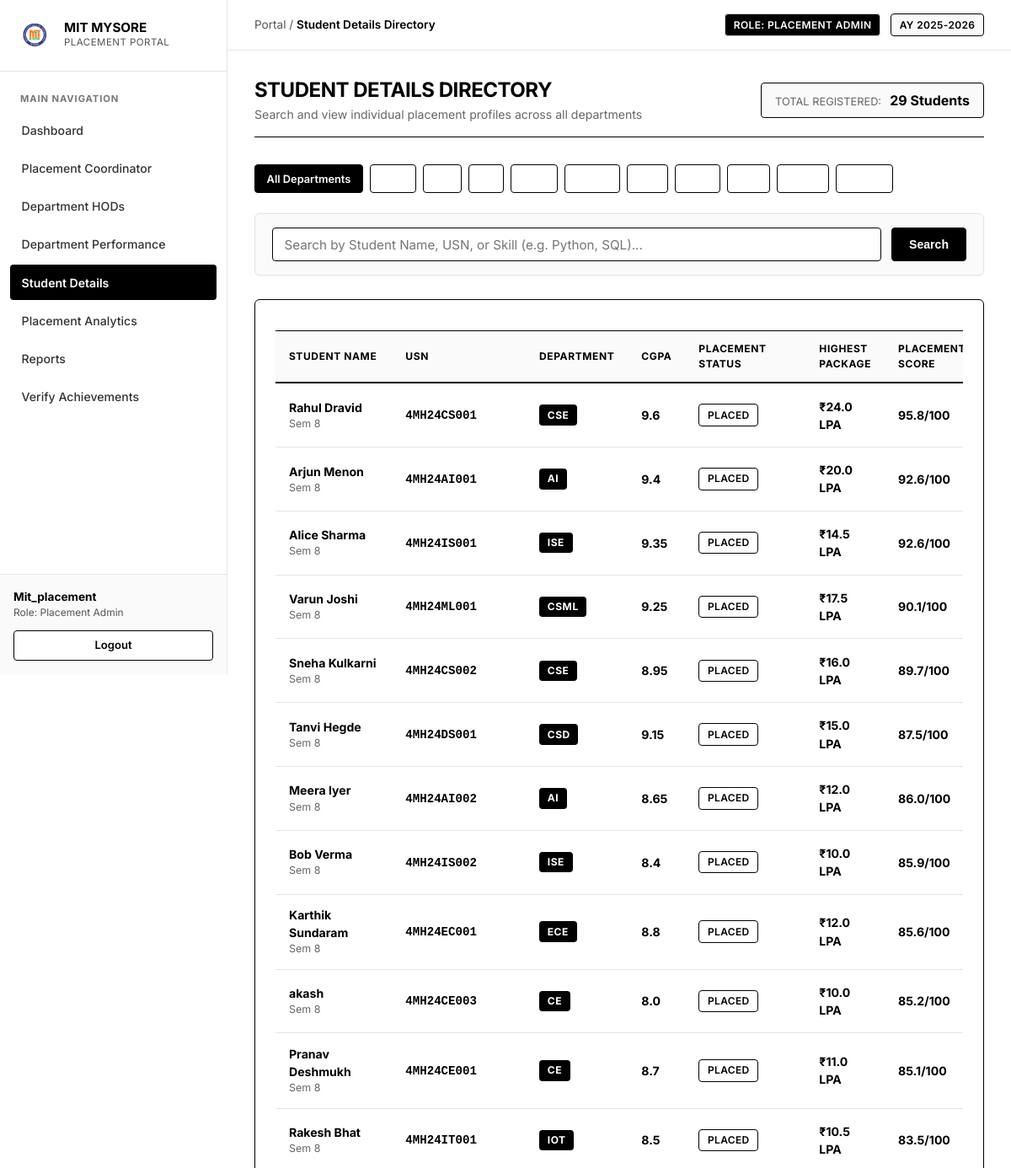
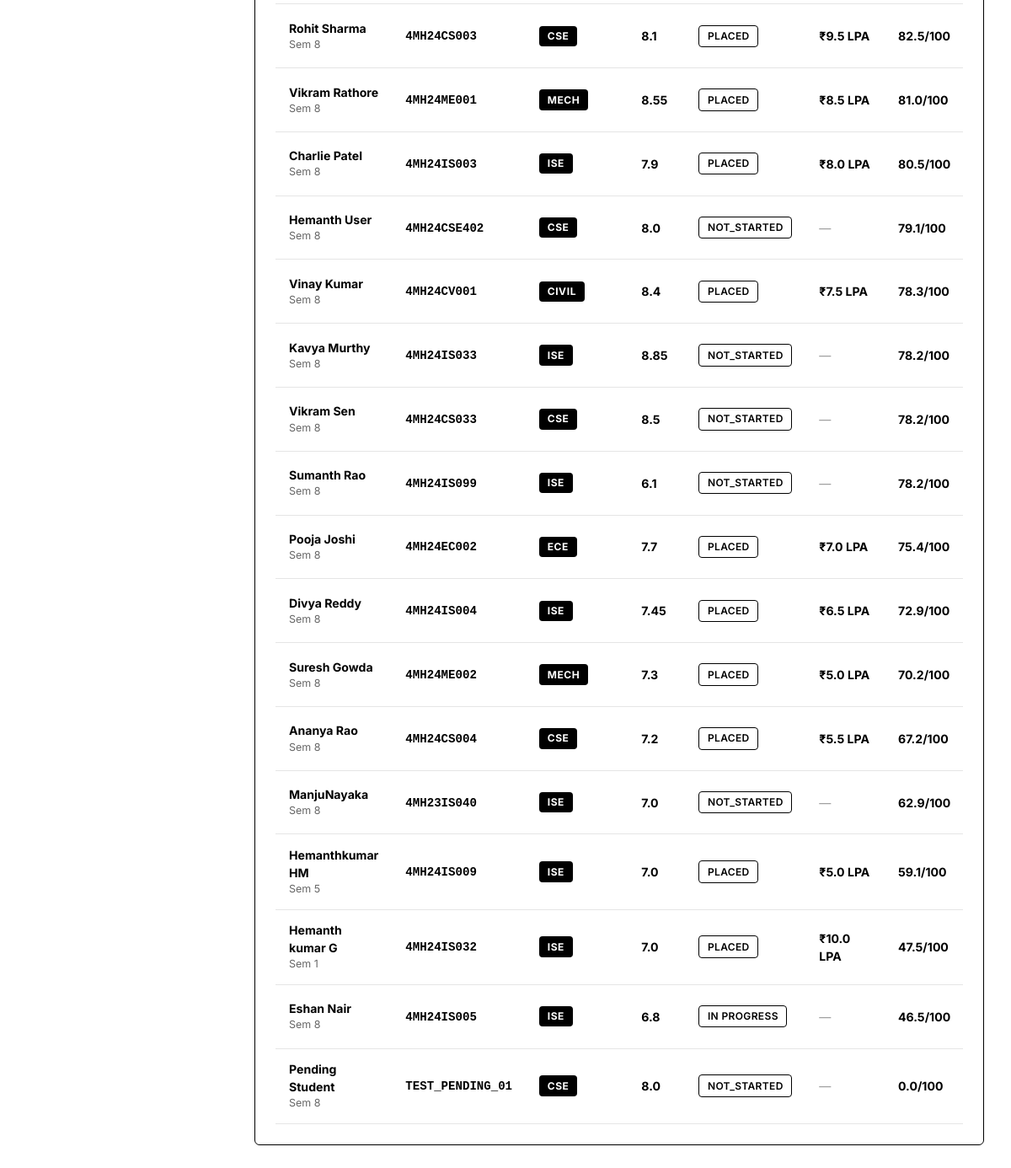
Page /portal/students (signed in) on the committed database (2 pictures, top to bottom).
### models.py (models this page shows, shortened)
class Student(db.Model):
    __tablename__ = 'students'
    usn = db.Column(db.String(20), primary_key=True)
    name = db.Column(db.String(100), nullable=False)
    mobile_number = db.Column(db.String(15), unique=True, nullable=False)
    email = db.Column(db.String(100), unique=True, nullable=True)
    department_id = db.Column(db.Integer, db.ForeignKey('departments.id'), nullable=False)
    semester = db.Column(db.Integer, default=8)
    cgpa = db.Column(db.Float, default=8.0)
    attendance = db.Column(db.Float, default=85.0)
    academic_score = db.Column(db.Float, default=82.0)
    skills = db.Column(db.String(255), default="Python, DSA, SQL")
    programming_languages = db.Column(db.String(255), default="Python, Java, C++")
    technical_skills = db.Column(db.String(255), default="Data Structures, DBMS, Web Development")
    certifications = db.Column(db.String(255), default="Cloud Computing, Full Stack Web Development")
    projects = db.Column(db.Text, default="Smart Placement Portal, AI Resume Screener")
    companies_attended = db.Column(db.Integer, default=0)
    companies_selected = db.Column(db.Integer, default=0)
    offers_count = db.Column(db.Integer, default=0)
    highest_package = db.Column(db.Float, default=0.0)  # in LPA
    average_package = db.Column(db.Float, default=0.0)  # in LPA
    placement_status = db.Column(db.String(50), default="NOT_STARTED") # PLACED, IN_PROCESS, NOT_STARTED, NOT_PLACED
    placement_approval_status = db.Column(db.String(50), default="APPROVED") # PENDING, APPROVED, REJECTED
    approved_by = db.Column(db.String(100), nullable=True)
    approved_at = db.Column(db.DateTime, nullable=True)
    rejected_by = db.Column(db.String(100), nullable=True)
    rejected_at = db.Column(db.DateTime, nullable=True)
    rejection_reason = db.Column(db.Text, nullable=True)
    resume = db.Column(db.String(255), default="Resume_Uploaded.pdf")
    performance = db.relationship('PerformanceRecord', backref='student', uselist=False, lazy=True)
    account_link = db.relationship('StudentAccountLink', backref='student', uselist=False, lazy=True)
    recommendations = db.relationship('LearningRecommendation', backref='student', lazy=True, order_by='LearningRecommendation.created_at.desc()')
    youtube_lessons = db.relationship('YouTubeLesson', backref='student', lazy=True, order_by='YouTubeLesson.created_at.desc()')
    quiz_attempts = db.relationship('QuizAttempt', backref='student', lazy=True, order_by='QuizAttempt.attempted_at.desc()')
    interview_sessions = db.relationship('MockInterviewSession', backref='student', lazy=True, order_by='MockInterviewSession.started_at.desc()')
    course_progress = db.relationship('StudentCourseProgress', backref='student', lazy=True, cascade='all, delete-orphan', order_by='StudentCourseProgress.saved_at.desc()')
    event_actions = db.relationship('StudentEventAction', backref='student', lazy=True, cascade='all, delete-orphan', order_by='StudentEventAction.updated_at.desc()')
    achievements = db.relationship('StudentAchievement', backref='student', lazy=True, cascade='all, delete-orphan', order_by='StudentAchievement.completion_date.desc()')
    notifications = db.relationship('StudentNotification', backref='student', lazy=True, cascade='all, delete-orphan', order_by='StudentNotification.created_at.desc()')
    preference = db.relationship('StudentPreference', backref='student', uselist=False, lazy=True, cascade='all, delete-orphan')
    provider_accounts = db.relationship('ExternalProviderAccount', backref='student', lazy=True, cascade='all, delete-orphan', order_by='ExternalProviderAccount.created_at.desc()')
    sync_logs = db.relationship('CertificateSyncLog', backref='student', lazy=True, cascade='all, delete-orphan', order_by='CertificateSyncLog.sync_started_at.desc()')
    @property
    def placement_score(self):
        if self.performance:
            return round(self.performance.overall_aggregate, 1)
        return 0.0

class Department(db.Model):
    __tablename__ = 'departments'
    id = db.Column(db.Integer, primary_key=True)
    code = db.Column(db.String(20), unique=True, nullable=False)
    name = db.Column(db.String(100), unique=True, nullable=False)
    hod_name = db.Column(db.String(100), default='Dr. HOD')
    hod_id = db.Column(db.String(50), default='HOD_01')
    hod_email = db.Column(db.String(100), default='hod@mitmysore.in')
    hod_phone = db.Column(db.String(30), default='+91 98450 11223')
    admins = db.relationship('Admin', backref='department', lazy=True)
    students = db.relationship('Student', backref='department', lazy=True)

class PerformanceRecord(db.Model):
    __tablename__ = 'performance_records'
    id = db.Column(db.Integer, primary_key=True)
    student_usn = db.Column(db.String(20), db.ForeignKey('students.usn'), nullable=False, unique=True)
    aptitude_score = db.Column(db.Float, default=0.0)
    gd_status = db.Column(db.Boolean, default=False)
    hr_status = db.Column(db.Boolean, default=False)
    coding_c_score = db.Column(db.Float, default=0.0)
    coding_java_score = db.Column(db.Float, default=0.0)
    coding_dsa_score = db.Column(db.Float, default=0.0)
    technical_interview_score = db.Column(db.Float, default=0.0)
    hr_score = db.Column(db.Float, default=0.0)
    @property
    def coding_overall_score(self):
        return round((self.coding_c_score + self.coding_java_score + self.coding_dsa_score) / 3.0, 1)
    @property
    def overall_aggregate(self):
        coding_avg = self.coding_overall_score
        tech_score = self.technical_interview_score if self.technical_interview_score > 0 else coding_avg
        hr_val = self.hr_score if self.hr_score > 0 else (90.0 if self.hr_status else 45.0)
        gd_val = 90.0 if self.gd_status else 45.0
        score = (self.aptitude_score * 0.25) + (coding_avg * 0.35) + (tech_score * 0.20) + (hr_val * 0.10) + (gd_val * 0.10)
        return round(score, 1)

### app.py (the view)
@app.route('/portal/students')
def portal_students():
    admin = get_current_admin()
    if not admin:
        return redirect(url_for('admin_login'))
    dept_code = request.args.get('dept_code', '').strip().upper()
    search_query = request.args.get('search', '').strip()
    q = Student.query
    if dept_code:
        dept = Department.query.filter_by(code=dept_code).first()
        if dept:
            q = q.filter_by(department_id=dept.id)
    if search_query:
        q = q.filter(
            (Student.usn.ilike(f"%{search_query}%")) |
            (Student.name.ilike(f"%{search_query}%")) |
            (Student.skills.ilike(f"%{search_query}%"))
        )
    students = sorted(q.all(), key=lambda s: (s.placement_score, s.highest_package), reverse=True)
    return render_template(
        'portal_students.html',
        active_page='students',
        admin=admin,
        students=students,
        selected_dept=dept_code,
        search_query=search_query
    )

### app.py (called while the page is built)
@app.before_request
def auto_redirect_to_authorized_domain():
    if not app.config.get('TESTING') and request.host.startswith('127.0.0.1'):
        target_url = request.url.replace('127.0.0.1:5000', 'localhost:5000', 1)
        return redirect(target_url, code=302)

@app.context_processor
def inject_student_notifications():
    unread_count = 0
    if session.get('student_usn'):
        try:
            unread_count = NotificationService.get_unread_count(session.get('student_usn'))
        except Exception:
            unread_count = 0
    return dict(unread_notifications_count=unread_count)

@app.after_request
def add_security_headers(response):
    response.headers["Cache-Control"] = "no-cache, no-store, must-revalidate, max-age=0"
    response.headers["Pragma"] = "no-cache"
    response.headers["Expires"] = "0"
    response.headers["X-Content-Type-Options"] = "nosniff"
    response.headers["X-Frame-Options"] = "DENY"
    return response

def get_current_admin():
    if 'admin_id' not in session:
        return None
    return db.session.get(Admin, session['admin_id'])

### templates/portal_students.html (shortened to what this page needs)
{% extends 'portal_base.html' %}
{% block breadcrumb %}Student Details Directory{% endblock %}
{% block portal_content %}
<div style="display: flex; justify-content: space-between; align-items: center; margin-bottom: 2rem; flex-wrap: wrap; gap: 1rem; border-bottom: 1px solid #000; padding-bottom: 1rem;">
    <div>
        <h2 style="font-size: 1.5rem; font-weight: 700; color: #000; text-transform: uppercase;">Student Details Directory</h2>
        <p style="color: #666; font-size: 0.88rem; margin: 3px 0 0;">
            Search and view individual placement profiles across all departments
        </p>
    </div>
    <div style="background: #fafafa; border: 1px solid #000; padding: 0.5rem 1rem; border-radius: 4px;">
        <span style="color: #666; font-size: 0.8rem; text-transform: uppercase;">Total Registered:</span>
        <strong style="color: #000; font-size: 1rem; margin-left: 0.35rem;">{{ students|length }} Students</strong>
    </div>
</div>
<div style="display: flex; gap: 0.5rem; flex-wrap: wrap; margin-bottom: 1.5rem;">
    <a href="{{ url_for('portal_students') }}" class="btn" style="padding: 0.4rem 0.85rem; font-size: 0.8rem; {% if not selected_dept %}background: #000; color: #fff; border: 1px solid #000;{% else %}background: #fff; color: #000; border: 1px solid #000;{% endif %}">
        All Departments
    </a>
    {% for code in ['CSE', 'CE', 'AI', 'CSD', 'CSML', 'ISE', 'ECE', 'IOT', 'CIVIL', 'MECH'] %}
        <a href="{{ url_for('portal_students', dept_code=code) }}" class="btn" style="padding: 0.4rem 0.85rem; font-size: 0.8rem; {% if selected_dept == code %}background: #000; color: #fff; border: 1px solid #000;{% else %}background: #fff; color: #000; border: 1px solid #000;{% endif %}">
        </a>
    {% endfor %}
</div>
<div class="card" style="padding: 1rem 1.25rem; margin-bottom: 1.75rem; border: 1px solid #e5e5e5; background: #fafafa;">
    <form method="GET" action="{{ url_for('portal_students') }}" style="display: flex; gap: 0.75rem;">
        <input type="text" name="search" value="{{ search_query }}" placeholder="Search by Student Name, USN, or Skill (e.g. Python, SQL)..." class="form-control" style="flex: 1; padding: 0.6rem 0.85rem; border: 1px solid #000;">
        <button type="submit" class="btn" style="padding: 0.6rem 1.25rem; background: #000; color: #fff; border: 1px solid #000;">Search</button>
    </form>
</div>
<div class="card" style="border: 1px solid #000; padding: 1.5rem;">
    <div style="overflow-x: auto;">
        <table class="portal-table">
            <thead>
                <tr>
                    <th>Student Name</th>
                    <th>USN</th>
                    <th>Department</th>
                    <th>CGPA</th>
                    <th>Placement Status</th>
                    <th>Highest Package</th>
                    <th>Placement Score</th>
                </tr>
            </thead>
            <tbody>
                {% for st in students %}
                <tr onclick="window.location.href='{{ url_for('portal_student_details', usn=st.usn) }}'" style="cursor: pointer;">
                    <td>
                        <div style="font-weight: 700;">{{ st.name }}</div>
                        <div style="font-size: 0.78rem; color: #666;">Sem {{ st.semester }}</div>
                    </td>
                    <td>
                        <span style="font-family: monospace; font-weight: 600;">{{ st.usn }}</span>
                    </td>
                    <td>
                        <span class="badge-dept">{{ st.department.code }}</span>
                    </td>
                    <td><strong>{{ st.cgpa }}</strong></td>
                    <td>
                        <span class="badge" style="border: 1px solid #000; background: #fff; color: #000;">
                            {{ st.placement_status }}
                        </span>
                    </td>
                    <td>
                        {% if st.highest_package > 0 %}
                            <strong>₹{{ st.highest_package }} LPA</strong>
                        {% else %}
                            <span style="color: #999;">—</span>
                        {% endif %}
                    </td>
                    <td>
                        <div style="font-weight: 700;">{{ st.placement_score }}/100</div>
                    </td>
                </tr>
                {% else %}
                <tr>
                    <td colspan="8" style="text-align: center; padding: 2rem; color: #666;">
                        No students found matching your criteria.
                    </td>
                </tr>
                {% endfor %}
            </tbody>
        </table>
    </div>
</div>
{% endblock %}

### static/css/style.css (style rules this page uses)
:root { --bg-page: #FFFFFF; --bg-card: #FFFFFF; --bg-subtle: #FAFAFA; --bg-hover: #F5F5F5; --text-primary: #000000; --text-secondary: #555555; --text-muted: #777777; --border-dark: #000000; --border-light: #E5E5E5; --border-mid: #CCCCCC; --font-sans: 'Inter', -apple-system, BlinkMacSystemFont, "Segoe UI", Roboto, sans-serif; }
* { box-sizing: border-box; margin: 0; padding: 0; }
body { font-family: var(--font-sans); background-color: var(--bg-page); color: var(--text-primary); min-height: 100vh; display: flex; flex-direction: column; line-height: 1.5; -webkit-font-smoothing: antialiased; }
a { color: var(--text-primary); text-decoration: underline; transition: opacity 0.15s ease; }
h1, h2, h3, h4, h5, h6 { color: var(--text-primary); font-weight: 700; letter-spacing: -0.02em; line-height: 1.25; }
.btn { display: inline-flex; align-items: center; justify-content: center; gap: 0.4rem; background-color: #000000; color: #FFFFFF !important; padding: 0.65rem 1.25rem; border: 1px solid #000000; border-radius: 4px; font-weight: 600; font-size: 0.88rem; cursor: pointer; text-decoration: none; transition: background-color 0.15s ease, color 0.15s ease; }
.glass-panel, .card { background-color: var(--bg-card); border: 1px solid var(--border-light); border-radius: 6px; padding: 1.5rem; margin-bottom: 1.5rem; box-shadow: 0 1px 3px rgba(0, 0, 0, 0.04); }
.form-control { width: 100%; padding: 0.65rem 0.9rem; background-color: #FFFFFF; border: 1px solid var(--border-mid); border-radius: 4px; color: var(--text-primary); font-size: 0.95rem; font-family: inherit; transition: border-color 0.15s ease; }
table, .portal-table { width: 100%; border-collapse: collapse; margin-top: 0.75rem; font-size: 0.88rem; background: #FFFFFF; }
table th, .portal-table th { background-color: var(--bg-subtle); color: var(--text-primary); font-weight: 700; text-transform: uppercase; font-size: 0.75rem; letter-spacing: 0.05em; padding: 0.75rem 1rem; border-top: 1px solid #000000; border-bottom: 2px solid #000000; text-align: left; }
table td, .portal-table td { padding: 0.85rem 1rem; border-bottom: 1px solid var(--border-light); color: var(--text-primary); vertical-align: middle; }
.badge { display: inline-block; padding: 0.2rem 0.6rem; border-radius: 4px; font-size: 0.75rem; font-weight: 600; text-transform: uppercase; letter-spacing: 0.03em; background: var(--bg-subtle); color: var(--text-primary); border: 1px solid var(--border-mid); }
.badge-dept { display: inline-block; padding: 0.2rem 0.6rem; background: #000000; color: #FFFFFF; border-radius: 4px; font-size: 0.75rem; font-weight: 700; letter-spacing: 0.05em; }

### rows in the picture
Student: name "Rahul Dravid", semester "8", usn "4MH24CS001", department.code "CSE", cgpa "9.6", placement_status "PLACED", highest_package "24.0", placement_score "95.8"
Student: name "Arjun Menon", semester "8", usn "4MH24AI001", department.code "AI", cgpa "9.4", placement_status "PLACED", highest_package "20.0", placement_score "92.6"
Student: name "Alice Sharma", semester "8", usn "4MH24IS001", department.code "ISE", cgpa "9.35", placement_status "PLACED", highest_package "14.5", placement_score "92.6"
Student: name "Varun Joshi", semester "8", usn "4MH24ML001", department.code "CSML", cgpa "9.25", placement_status "PLACED", highest_package "17.5", placement_score "90.1"
Student: name "Sneha Kulkarni", semester "8", usn "4MH24CS002", department.code "CSE", cgpa "8.95", placement_status "PLACED", highest_package "16.0", placement_score "89.7"
Student: name "Tanvi Hegde", semester "8", usn "4MH24DS001", department.code "CSD", cgpa "9.15", placement_status "PLACED", highest_package "15.0", placement_score "87.5"
Student: name "Meera Iyer", semester "8", usn "4MH24AI002", department.code "AI", cgpa "8.65", placement_status "PLACED", highest_package "12.0", placement_score "86.0"
Student: name "Bob Verma", semester "8", usn "4MH24IS002", department.code "ISE", cgpa "8.4", placement_status "PLACED", highest_package "10.0", placement_score "85.9"
Student: name "Karthik Sundaram", semester "8", usn "4MH24EC001", department.code "ECE", cgpa "8.8", placement_status "PLACED", highest_package "12.0", placement_score "85.6"
Student: name "akash", semester "8", usn "4MH24CE003", department.code "CE", cgpa "8.0", placement_status "PLACED", highest_package "10.0", placement_score "85.2"
Student: name "Pranav Deshmukh", semester "8", usn "4MH24CE001", department.code "CE", cgpa "8.7", placement_status "PLACED", highest_package "11.0", placement_score "85.1"
Student: name "Rakesh Bhat", semester "8", usn "4MH24IT001", department.code "IOT", cgpa "8.5", placement_status "PLACED", highest_package "10.5", placement_score "83.5"
Student: name "Rohit Sharma", semester "8", usn "4MH24CS003", department.code "CSE", cgpa "8.1", placement_status "PLACED", highest_package "9.5", placement_score "82.5"
Student: name "Vikram Rathore", semester "8", usn "4MH24ME001", department.code "MECH", cgpa "8.55", placement_status "PLACED", highest_package "8.5", placement_score "81.0"
Student: name "Charlie Patel", semester "8", usn "4MH24IS003", department.code "ISE", cgpa "7.9", placement_status "PLACED", highest_package "8.0", placement_score "80.5"
Student: name "Hemanth User", semester "8", usn "4MH24CSE402", department.code "CSE", cgpa "8.0", placement_status "NOT_STARTED", placement_score "79.1"
Student: name "Vinay Kumar", semester "8", usn "4MH24CV001", department.code "CIVIL", cgpa "8.4", placement_status "PLACED", highest_package "7.5", placement_score "78.3"
Student: name "Kavya Murthy", semester "8", usn "4MH24IS033", department.code "ISE", cgpa "8.85", placement_status "NOT_STARTED", placement_score "78.2"
Student: name "Vikram Sen", semester "8", usn "4MH24CS033", department.code "CSE", cgpa "8.5", placement_status "NOT_STARTED", placement_score "78.2"
Student: name "Sumanth Rao", semester "8", usn "4MH24IS099", department.code "ISE", cgpa "6.1", placement_status "NOT_STARTED", placement_score "78.2"
Student: name "Pooja Joshi", semester "8", usn "4MH24EC002", department.code "ECE", cgpa "7.7", placement_status "PLACED", highest_package "7.0", placement_score "75.4"
Student: name "Divya Reddy", semester "8", usn "4MH24IS004", department.code "ISE", cgpa "7.45", placement_status "PLACED", highest_package "6.5", placement_score "72.9"
Student: name "Suresh Gowda", semester "8", usn "4MH24ME002", department.code "MECH", cgpa "7.3", placement_status "PLACED", highest_package "5.0", placement_score "70.2"
Student: name "Ananya Rao", semester "8", usn "4MH24CS004", department.code "CSE", cgpa "7.2", placement_status "PLACED", highest_package "5.5", placement_score "67.2"
Student: name "ManjuNayaka", semester "8", usn "4MH23IS040", department.code "ISE", cgpa "7.0", placement_status "NOT_STARTED", placement_score "62.9"
Student: name "Hemanthkumar HM", semester "5", usn "4MH24IS009", department.code "ISE", cgpa "7.0", placement_status "PLACED", highest_package "5.0", placement_score "59.1"
Student: name "Hemanth kumar G", semester "1", usn "4MH24IS032", department.code "ISE", cgpa "7.0", placement_status "PLACED", highest_package "10.0", placement_score "47.5"
Student: name "Eshan Nair", semester "8", usn "4MH24IS005", department.code "ISE", cgpa "6.8", placement_status "IN PROGRESS", placement_score "46.5"
Student: name "Pending Student", semester "8", usn "TEST_PENDING_01", department.code "CSE", cgpa "8.0", placement_status "NOT_STARTED", placement_score "0.0"

### other values in the picture
{{ students|length }} "29"
